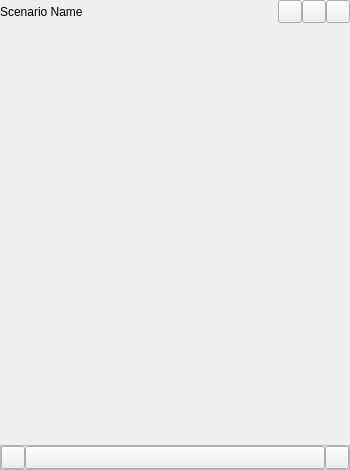
<?xml version="1.0" encoding="UTF-8"?>
<ui version="4.0">
 <class>ScenarioTextView</class>
 <widget class="QWidget" name="ScenarioTextView">
  <property name="geometry">
   <rect>
    <x>0</x>
    <y>0</y>
    <width>350</width>
    <height>470</height>
   </rect>
  </property>
  <property name="windowTitle">
   <string>Form</string>
  </property>
  <layout class="QVBoxLayout" name="verticalLayout">
   <property name="spacing">
    <number>0</number>
   </property>
   <property name="leftMargin">
    <number>0</number>
   </property>
   <property name="topMargin">
    <number>0</number>
   </property>
   <property name="rightMargin">
    <number>0</number>
   </property>
   <property name="bottomMargin">
    <number>0</number>
   </property>
   <item>
    <widget class="QFrame" name="toolbar">
     <layout class="QHBoxLayout" name="horizontalLayout">
      <property name="spacing">
       <number>0</number>
      </property>
      <property name="leftMargin">
       <number>0</number>
      </property>
      <property name="topMargin">
       <number>0</number>
      </property>
      <property name="rightMargin">
       <number>0</number>
      </property>
      <property name="bottomMargin">
       <number>0</number>
      </property>
      <item>
       <widget class="QLabel" name="scenarioName">
        <property name="text">
         <string>Scenario Name</string>
        </property>
       </widget>
      </item>
      <item>
       <widget class="QToolButton" name="navigator">
        <property name="styleSheet">
         <string notr="true"/>
        </property>
        <property name="text">
         <string/>
        </property>
        <property name="icon">
         <iconset resource="../../../scenarist-core/Resources/Resources.qrc">
          <normaloff>:/Graphics/Icons/Mobile/view-list.png</normaloff>:/Graphics/Icons/Mobile/view-list.png</iconset>
        </property>
       </widget>
      </item>
      <item>
       <widget class="QToolButton" name="search">
        <property name="styleSheet">
         <string notr="true"/>
        </property>
        <property name="text">
         <string/>
        </property>
        <property name="icon">
         <iconset resource="../../../scenarist-core/Resources/Resources.qrc">
          <normaloff>:/Graphics/Icons/Mobile/magnify.png</normaloff>:/Graphics/Icons/Mobile/magnify.png</iconset>
        </property>
       </widget>
      </item>
      <item>
       <widget class="QToolButton" name="menu">
        <property name="text">
         <string/>
        </property>
        <property name="icon">
         <iconset resource="../../../scenarist-core/Resources/Resources.qrc">
          <normaloff>:/Graphics/Icons/Mobile/dots-vertical.png</normaloff>:/Graphics/Icons/Mobile/dots-vertical.png</iconset>
        </property>
       </widget>
      </item>
     </layout>
    </widget>
   </item>
   <item>
    <widget class="QStackedWidget" name="textEditContainer"/>
   </item>
   <item>
    <widget class="QFrame" name="frame">
     <property name="frameShape">
      <enum>QFrame::StyledPanel</enum>
     </property>
     <property name="frameShadow">
      <enum>QFrame::Raised</enum>
     </property>
     <layout class="QHBoxLayout" name="horizontalLayout_2">
      <property name="spacing">
       <number>0</number>
      </property>
      <property name="leftMargin">
       <number>0</number>
      </property>
      <property name="topMargin">
       <number>0</number>
      </property>
      <property name="rightMargin">
       <number>0</number>
      </property>
      <property name="bottomMargin">
       <number>0</number>
      </property>
      <item>
       <widget class="QToolButton" name="tab">
        <property name="text">
         <string/>
        </property>
        <property name="icon">
         <iconset resource="../../../scenarist-core/Resources/Resources.qrc">
          <normaloff>:/Graphics/Icons/Mobile/keyboard-tab.png</normaloff>:/Graphics/Icons/Mobile/keyboard-tab.png</iconset>
        </property>
       </widget>
      </item>
      <item>
       <widget class="QPushButton" name="textStyle">
        <property name="sizePolicy">
         <sizepolicy hsizetype="Preferred" vsizetype="Preferred">
          <horstretch>0</horstretch>
          <verstretch>0</verstretch>
         </sizepolicy>
        </property>
        <property name="text">
         <string/>
        </property>
       </widget>
      </item>
      <item>
       <widget class="QToolButton" name="enter">
        <property name="text">
         <string/>
        </property>
        <property name="icon">
         <iconset resource="../../../scenarist-core/Resources/Resources.qrc">
          <normaloff>:/Graphics/Icons/Mobile/keyboard-return.png</normaloff>:/Graphics/Icons/Mobile/keyboard-return.png</iconset>
        </property>
       </widget>
      </item>
     </layout>
    </widget>
   </item>
  </layout>
 </widget>
 <resources>
  <include location="../../../scenarist-core/Resources/Resources.qrc"/>
  <include location="../../../scenarist-core/Resources/Resources.qrc"/>
 </resources>
 <connections/>
</ui>
